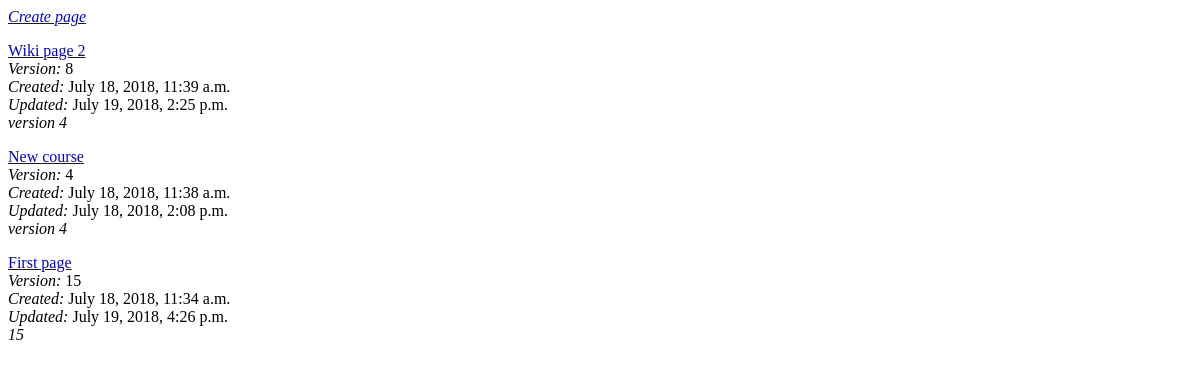
Before: / with the older database file.
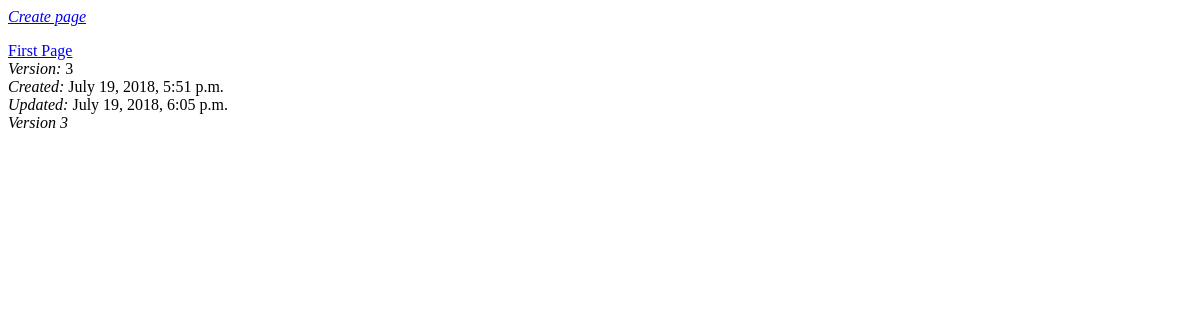
After: the same page with the newer database file.
### pages/models.py (models this page shows, shortened)
class Page(models.Model):
    created = models.DateTimeField(auto_now_add=True)
    current_version = models.OneToOneField(
        'pages.Version',
        on_delete=models.CASCADE,
        blank=True,
        null=True
        )
    def get_absolute_url(self):
        return reverse('page-detail',  kwargs={'pk': self.pk})
    class Meta:
        ordering = ['-created']

class Version(models.Model):
    title =  models.CharField(max_length=60)
    text = models.TextField()
    created = models.DateTimeField(auto_now_add=True)
    version = models.IntegerField(default=0)
    current_page = models.ForeignKey(
        Page,
        on_delete=models.CASCADE,
        related_name='versions'
        )
    class Meta:
        ordering = ['-version']

### pages/views.py (the view)
# urls.py: url(r'^$', page_views.HomePage.as_view(), name='home'),
class HomePage(ListView):
    model = Page
    template_name = 'pages/index.html'
    context_object_name = 'pages'
    def get_context_data(self, **kwargs):
        context = super(HomePage, self).get_context_data(**kwargs)
        if context['pages'].count() == 0:
            self.template_name = 'pages/start.html'
            context = {}
        return context

### pages/templates/pages/index.html
<p>
	<em><a href="{% url 'create' %}">Create page</a></em>
</p>
{% for page in pages %}
  <p>
    </em><a href="{{ page.get_absolute_url }}">{{ page.current_version.title }}</a><br>
    <em>Version: </em>{{ page.current_version.version }}<br>
    <em>Created: </em>{{ page.created }}<br>
    <em>Updated: </em>{{ page.current_version.created }}<br>
    <em>{{ page.current_version.text|truncatewords:7 }}</em>
  </p>
{% endfor %}

Changed rows visible on the page:
removed Page: current_version "Wiki page 2", current_version.version "8", created "July 18, 2018, 11:39 a.m.", current_version.created "July 19, 2018, 2:25 p.m.", current_version.text "version 4"
removed Page: current_version "New course", current_version.version "4", created "July 18, 2018, 11:38 a.m.", current_version.created "July 18, 2018, 2:08 p.m.", current_version.text "version 4"
removed Page: current_version "First page", current_version.version "15", created "July 18, 2018, 11:34 a.m.", current_version.created "July 19, 2018, 4:26 p.m.", current_version.text "15"
added Page: current_version "First Page", current_version.version "3", created "July 19, 2018, 5:51 p.m.", current_version.created "July 19, 2018, 6:05 p.m.", current_version.text "Version 3"
